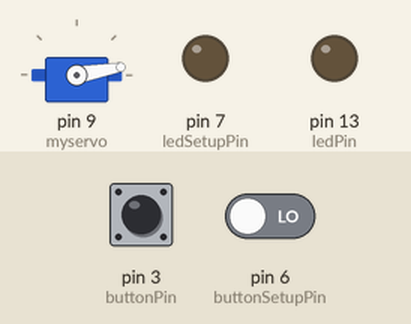
Recording of a sketch running on a simulated Arduino Uno, built with avr-gcc and run on an emulated ATmega328P. Parts: servo, output pins drawn as LEDs (lit = HIGH). The test bench sets the inputs (shaded band); at power-on: pin 3 (buttonPin) LOW, pin 6 (buttonSetupPin) LOW.

Above: at 1.2 s.
1.3 s: pin 3 (buttonPin) pulled HIGH for 0.15 s
At 4.0 s:
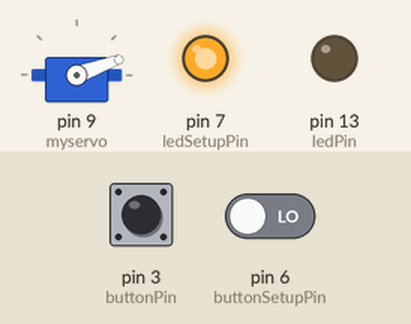
7.3 s: pin 6 (buttonSetupPin) driven LOW
9.7 s: pin 6 (buttonSetupPin) driven HIGH
At 9.85 s:
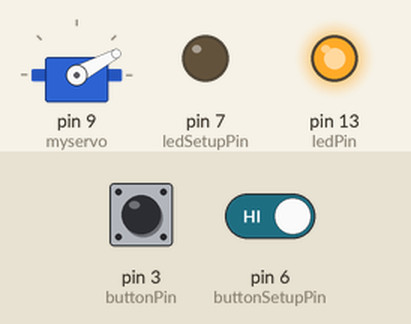
12.7 s: pin 3 (buttonPin) pulled HIGH for 1 s
At 16.2 s:
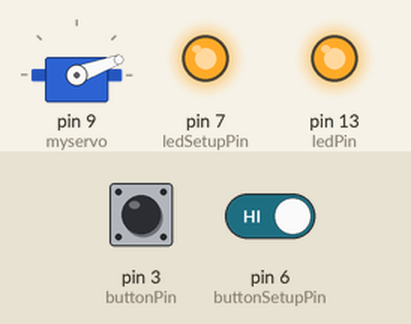
Timing chart, 0 to 16.9 s (numbered marks = the images above; inputs shaded):
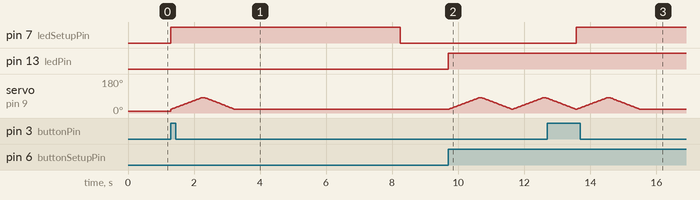

Measured:
- after the input at 1.3 s, pin 7 (ledSetupPin): LOW → HIGH at once; servo on pin 9 (myservo): rises from 10° to 80° in 0.90 s, then falls to 20° in 1.0 s
- after the input at 12.7 s, pin 7 (ledSetupPin): LOW → HIGH after 0.88 s; servo on pin 9 (myservo): goes on until 15.5 s, then stays 20°

The sketch:

CATFEEDER_SERVO_SANSIOT.ino
```cpp
#include <Servo.h>

Servo myservo;  // create servo object to control a servo
// twelve servo objects can be created on most boards

// constants won't change. They're used here to set pin numbers:
const int buttonPin = 3;     // the number of the pushbutton pin
const int ledPin =  13;      // the number of the LED pin
const int ledSetupPin = 7;
const int buttonSetupPin = 6;
int pos = 0;
int buttonStateSetup;

void setup() {
  Serial.begin(9600);
  // initialize the LED pin as an output:
  pinMode(ledPin, OUTPUT);
  // initialize the pushbutton pin as an input:
  pinMode(buttonPin, INPUT);
  pinMode(ledSetupPin, OUTPUT);

  pinMode(buttonSetupPin, INPUT);

// myservo.write(170);
//delay(1000);
myservo.write(10);
// delay(1000);
  myservo.attach(9);
}

void loop() {

  buttonStateSetup = digitalRead(buttonPin);

  // check if the pushbutton is pressed. If it is, the buttonState is HIGH:
  if (buttonStateSetup == HIGH) {
      digitalWrite(ledSetupPin, HIGH);
      runMotorSetup();
  }
  else{
     digitalWrite(ledSetupPin, LOW);
  }
//  // read the state of the pushbutton value:
  int buttonState = digitalRead(buttonSetupPin);

  // check if the pushbutton is pressed. If it is, the buttonState is HIGH:
  if (buttonState == HIGH) {
    // turn LED on:
    digitalWrite(ledPin, HIGH);

    runMotor();


  } else {
    // turn LED off:
    digitalWrite(ledPin, LOW);

  }

}

void runMotor() {
  for (pos = 20; pos <= 80; pos += 1) { // goes from 0 degrees to 180 degrees
    // in steps of 1 degree
    myservo.write(pos);              // tell servo to go to position in variable 'pos'
    delay(15);                       // waits 15ms for the servo to reach the position
  }
  delay(100);
  for (pos = 80; pos >= 20; pos -= 1) { // goes from 180 degrees to 0 degrees
    myservo.write(pos);              // tell servo to go to position in variable 'pos'
    delay(15);                       // waits 15ms for the servo to reach the position
  }
}

void runMotorSetup() {

 for (pos = 20; pos <= 80; pos += 1) { // goes from 0 degrees to 180 degrees
    // in steps of 1 degree
    myservo.write(pos);              // tell servo to go to position in variable 'pos'
    delay(15);                       // waits 15ms for the servo to reach the position
  }
  delay(100);
  for (pos = 80; pos >= 20; pos -= 1) { // goes from 180 degrees to 0 degrees
    myservo.write(pos);              // tell servo to go to position in variable 'pos'
    delay(15);                       // waits 15ms for the servo to reach the position
  }

   //delay(43200000);
   delay(5000);

  buttonStateSetup = digitalRead(buttonPin);

  // check if the pushbutton is pressed. If it is, the buttonState is HIGH:
  if (buttonStateSetup == LOW) {
   return;
  }
   else
   runMotorSetup();
  }
```
